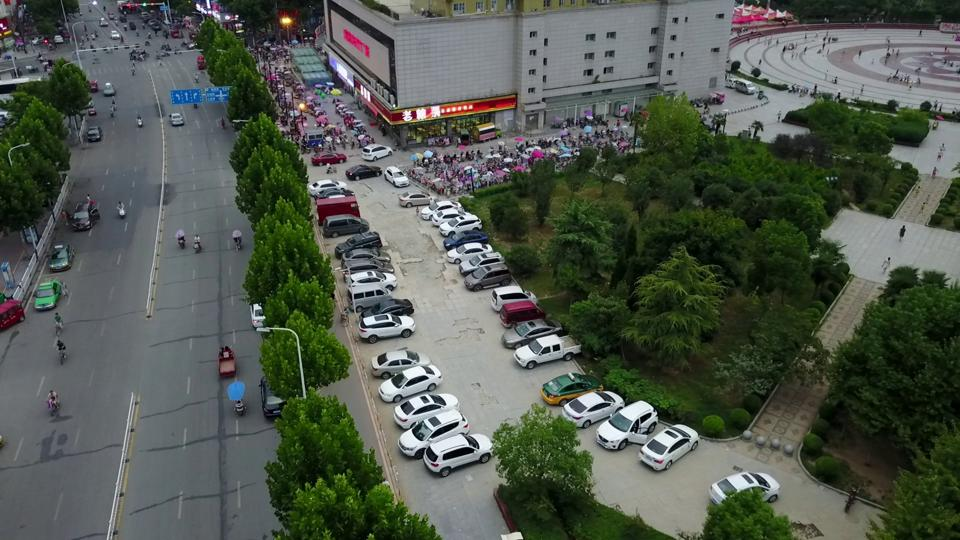
#> input picture data/my_dataset/visdrone/images/train/0000002_00005_d_0000014.jpg, 960 x 540 px
$ python -i train_mobilenet_ssd_trial1.py   (imports and definitions only)
#> lines starting #> are read from the running program, lines starting #| are printed output that depends on the picture
#!/usr/bin/env python3
"""
MobileNet-SSD Trial-1 Training Script for VisDrone Dataset
Master's Thesis: Robust Object Detection for Surveillance Drones

This script implements Phase 3 (Trial-1) training for MobileNet-SSD on the VisDrone dataset
using synthetic environmental augmentation for enhanced robustness.

Key features for Trial-1 (Phase 3):
- Synthetic environmental augmentation (fog, night, blur, rain)
- Enhanced standard augmentation pipeline
- TensorFlow-based MobileNet-SSD implementation
- Baseline vs augmented comparison for thesis methodology

Author: Burak Kağan Yılmazer
Date: January 2025
Environment: mobilenet_ssd_env
"""

import os
import sys
import logging
import argparse
import warnings
import xml.etree.ElementTree as ET
from datetime import datetime
from pathlib import Path
from typing import Dict, List, Tuple, Optional

# Suppress TensorFlow warnings for clean output
os.environ['TF_CPP_MIN_LOG_LEVEL'] = '2'
# [1 line not run here, left out]

# Add project root to path for imports
project_root = Path(__file__).resolve().parents[5]
sys.path.append(str(project_root))

try:
    import tensorflow as tf
    import numpy as np
    import cv2
    import matplotlib.pyplot as plt
    from sklearn.model_selection import train_test_split
    import json
    import random
except ImportError as e:
    print(f"[ERROR] Failed to import required packages: {e}")
    print("Please ensure you're using the mobilenet_ssd_env environment")
    print("Activation: .\\venvs\\mobilenet_ssd_env\\Scripts\\Activate.ps1")
    sys.exit(1)

# VisDrone class configuration
VISDRONE_CLASSES = {
    'pedestrian': 0,
    'people': 1,
    'bicycle': 2,
    'car': 3,
    'van': 4,
    'truck': 5,
    'tricycle': 6,
    'awning-tricycle': 7,
    'bus': 8,
    'motor': 9
}

NUM_CLASSES = len(VISDRONE_CLASSES) + 1  # +1 for background

# [199 lines left out: functions setup_logging, validate_environment, parse_voc_annotation, load_dataset, apply_fog_augmentation, apply_night_augmentation and 3 more, not called in this run]

def preprocess_image_with_augmentation(image_path: str, target_size: Tuple[int, int] = (300, 300),
                                     apply_augmentation: bool = True) -> np.ndarray:
    """Preprocess image for MobileNet-SSD input with optional augmentation"""
#> called with target_size = (300, 300), apply_augmentation = True
    # Load image
    image = cv2.imread(image_path)
#> image is the input picture: shape (540, 960, 3); mean B, G, R 78.1, 88.3, 80.7
    if image is None:
        raise ValueError(f"Could not load image: {image_path}")

    # Convert BGR to RGB
    image = cv2.cvtColor(image, cv2.COLOR_BGR2RGB)

    # Resize to target size
    image = cv2.resize(image, target_size)
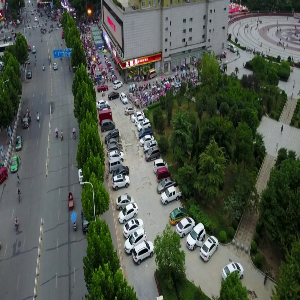
#> image: shape (300, 300, 3); mean R, G, B 80.6, 88.2, 78

    # Normalize to [0, 1]
    image = image.astype(np.float32) / 255.0

    # Apply environmental augmentation (Phase 3 specific)
    if apply_augmentation and random.random() < 0.6:  # 60% chance of augmentation
        image = apply_environmental_augmentation(image)

    # Standard augmentation
    if apply_augmentation:
        # Random brightness
        if random.random() < 0.3:
            brightness_factor = random.uniform(0.8, 1.2)
            image = image * brightness_factor

        # Random horizontal flip
        if random.random() < 0.5:
            image = np.fliplr(image)
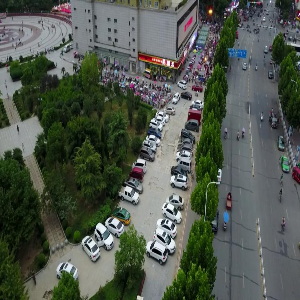
#> image: shape (300, 300, 3) float32; mean R, G, B 0.316, 0.346, 0.306

    # MobileNet preprocessing (normalize to [-1, 1])
    image = (image - 0.5) * 2.0

    return np.clip(image, -1, 1)

# [335 lines left out: functions create_tf_dataset_with_augmentation, create_mobilenet_ssd_model, train_mobilenet_ssd_trial1, main, not called in this run]

# [2 lines not run here, left out]

>>> result = preprocess_image_with_augmentation('../../../../../data/my_dataset/visdrone/images/train/0000002_00005_d_0000014.jpg')
